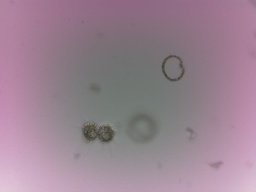
#> input picture testing/training_fft/dataset/[150413_111153]_356.jpg, 256 x 192 px, shrunk from 1024 x 768 before the run; its folder holds only this picture in this run
$ python FFT_recall.py   (Python 2 division)
#> lines starting #> are read from the running program, lines starting #| are printed output that depends on the picture
# -*- coding: utf-8 -*-
"""
Created on Sun Apr 10 14:19:50 2015

@author: Sarunya
"""
import os
import sys
import numpy as np
from PIL import Image
from matplotlib import pyplot as plt
import scipy.ndimage
from scipy.ndimage import filters
import pickle
import random

sys.setrecursionlimit(10000)

rootdir = './dataset'
dstdir = 'bmp/'
type_name = ".bmp"
all_images = [] #list of all vector each an images
all_class = [] #list of all class each an images
all_im = []
bs = 100 #bs is border size in sub_file
samples = 5 #sample is count of sub_file
i = 0
wd = 20 #wd-theta_range is level of the dimention vector
clmax = 11 #clmax is amount of class
dfiles = 1 #dfile is amount of image in 1 dataset
dset = 1 #dset is amount of dataset
#theta_range = 30 #theta_range is level of the dimention vector
theta_dim = 1


def normFFT(im_file):
    # apply to array
    img = np.array(im_file)
    #converte image to frequency domain
    #f=np.log(np.abs(np.fft.fftshift(np.fft.fft2(im))))
    f = np.log(np.abs(np.fft.fft2(img)))
    #scaling
    s=(100./f.shape[0],100./f.shape[1])

    #normalized frequency domian
    return scipy.ndimage.zoom(f,s,order = 2)


def G(x,mu,s):
    return 1.0/ np.sqrt(2.0*np.pi)*np.exp(((x-mu)**2)/(-2.0*s**2))


def getVector(im_file):
    f = normFFT(im_file) #f=[100,100]
    rmax,cmax = f.shape

    sg = np.zeros((2*wd,wd)) #sg[60,30]
    sg[0:wd,:]=np.log(np.abs(f[rmax-wd:rmax,0:wd])) #sg[0:30,:] = f[70:100,0:30]
    sg[wd:2*wd,:]=np.log(np.abs(f[0:wd,0:wd])) #sg[30:60,:] = f[0:30,0:30]


    """fig, ax = plt.subplots(nrows=2, ncols=2, figsize=(14, 6))

    ax[0,0].set_title('FFT')
    ax[0,0].imshow(f, cmap = 'gray')
    ax[0,1].set_title('sg')
    ax[0,1].imshow(sg, cmap = 'gray')
    ax[1,0].set_title('fd')
    ax[1,0].imshow(fd, cmap = 'gray')
    ax[1,1].set_title('input image')
    ax[1,1].imshow(im_file, cmap = 'gray')

    plt.show()

    fd = np.zeros((wd,wd*2))
    fd[:,0:wd] = np.log(np.abs(f[0:wd,cmax-wd:cmax]))
    fd[:,wd:wd*2]=np.log(np.abs(f[0:wd,0:wd]))

    filters.gaussian_filter(fd, (3,3), (0,0), fd)

    fsgs=np.zeros(wd) #fsg[30]
    for b in xrange(wd): #b in 30
        for r in xrange(wd): # r in 30
            for c in xrange(wd): # c in 30
                rad=np.sqrt(r**2+c**2)
                fsgs[b]=fsgs[b]+fd[r,c+wd]*G(rad,float(b),0.2)+fd[r,wd-c]*G(rad,float(b),0.2)
        fsgs[b]=fsgs[b]/(np.pi*float(b+1.0))
        fsgs=fsgs/np.linalg.norm(fsgs)
        fsgs.astype(np.float32)
    #print fsgs
    return fsgs
    """

    filters.gaussian_filter(sg, (3,3), (0,0), sg)

    fsg=np.zeros(wd)
    for b in xrange(wd):
        for r in xrange(wd):
            for c in xrange(wd):
                rad=np.sqrt(r**2+c**2)
                fsg[b]=fsg[b]+sg[wd+r,c]*G(rad,float(b),0.2)+sg[wd-r,c]*G(rad,float(b),0.2)
        fsg[b]=fsg[b]/(np.pi*float(b+1.0))
        fsg=fsg/np.linalg.norm(fsg)
        fsg.astype(np.float32)
    return fsg


def crop_image(im_file,cs_file):
    sub_img = []
    sub_cs = []
    img = Image.open(im_file).convert('L')
    cs = Image.open(cs_file).convert('L')
    w , h = img.size
    bb=bs//2
#    for i in xrange(samples):
#        r = np.random.randint(bb, h-bb)
#        c = np.random.randint(bb, w-bb)
    for r in xrange(bb,h-bb,bs):
        for c in xrange(bb,w-bb,bs):
            box = (c-bb, r-bb, c + bb, r + bb)
            output_img = img.crop(box)
    #        output_cs = cs.crop(box)
            print "(r,c):(%d,%d)"%(r,c)
            sub_img.append(getVector(output_img))

    # [5 lines of commented-out code are left out]

            sub_cs.append(cs.getpixel((c,r)))

    return sub_img, sub_cs


if __name__ == '__main__':
    all_images= []
    all_class = []
    cross = -1
    for root, dirs, files in os.walk(rootdir):
        for f in files:
                if f.endswith('jpg') or f.endswith('JPG') or f.endswith('png') or f.endswith('PNG'):
                    # read image to array (PIL)
                    all_images.append(os.path.join(root,f))

                    img_name = os.path.basename(os.path.join(root,f))
                    file_name = img_name.split(".")

                    # check image don't have file type 'bmp'
                    if os.path.isfile(os.path.join(root , dstdir + file_name[0] + type_name)) == False:
                        print "plese label" , root , img_name
                        cross = 1
                    else:
                        all_class.append(os.path.join(root , dstdir + file_name[0] + type_name))


    k=0

    for i in range (dset):
        xarray = [] # list of sub files(img,class)
        sub_images = []
        sub_class = []
        sub_img = []
        sub_cs = []

        xarray = random.sample(zip(all_images,all_class), dfiles)
        for j in range (len(xarray)):
            if cross == 1:
                break

            xfiles = xarray.pop()

            print '%02d-%d %s'%(i,j,xfiles[0])
            #print xfiles[0],xfiles[1]

            crop_image(xfiles[0],xfiles[1])
#> in crop_image, `img = Image.open(im_file).convert('L')`:
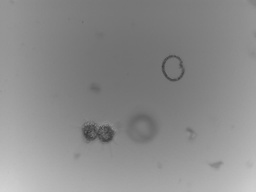
#> img: PIL image 256x192 L; min 50, max 210, mean 139.5
#> after the loop in crop_image, `for r in xrange(bb,h-bb,bs):`:
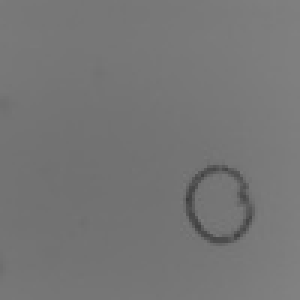
#> output_img: PIL image 100x100 L (shown 3 times larger); min 61, max 129, mean 117.8
#> after the loop in crop_image, `for r in xrange(bb,h-bb,bs):`: sub_cs = [130, 115]; sub_img = 2 items
# [6 lines of commented-out code are left out]

        sub_images , sub_class = crop_image(xfiles[0],xfiles[1])
#> the loop in crop_image (call 2), `for r in xrange(bb,h-bb,bs):` made 1 pass
#> pass 1, in normFFT (call 3), `img = np.array(im_file)`:
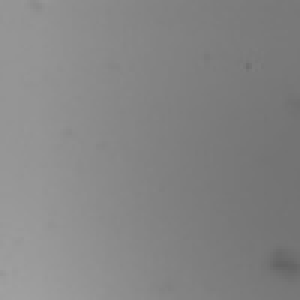
#> img: shape (100, 100) (shown 3 times larger); min 99, max 160, mean 133.3
#> pass 1, in normFFT (call 3), `f = np.log(np.abs(np.fft.fft2(img)))`:
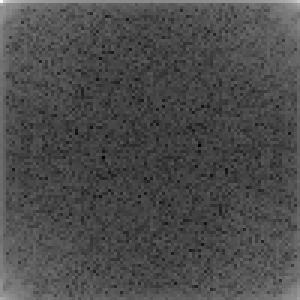
#> f: shape (100, 100) float64 (shown 3 times larger); min -0.57, max 14.1, mean 3.8; drawn with min black and max white
#> pass 1, in normFFT (call 4), `f = np.log(np.abs(np.fft.fft2(img)))`:
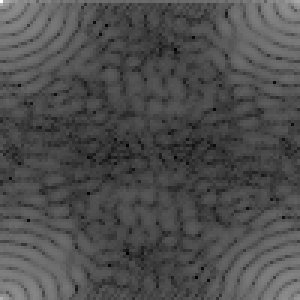
#> f: shape (100, 100) float64 (shown 3 times larger); min 0.737, max 13.98, mean 4.79; drawn with min black and max white
#> sub_images = 2 items; sub_class = [130, 115]

        V = np.array(sub_images,dtype=np.float32)
        C = np.array(sub_class,dtype=np.uint32)
#> C = [130, 115]
        C[C==255]=clmax
        pickleFile = open('dataset%02d.pic'%(k), 'wb')
        pickle.dump((clmax,theta_dim,wd,len(C),C,V), pickleFile, pickle.HIGHEST_PROTOCOL)

        pickleFile.close()
        k=k+1
